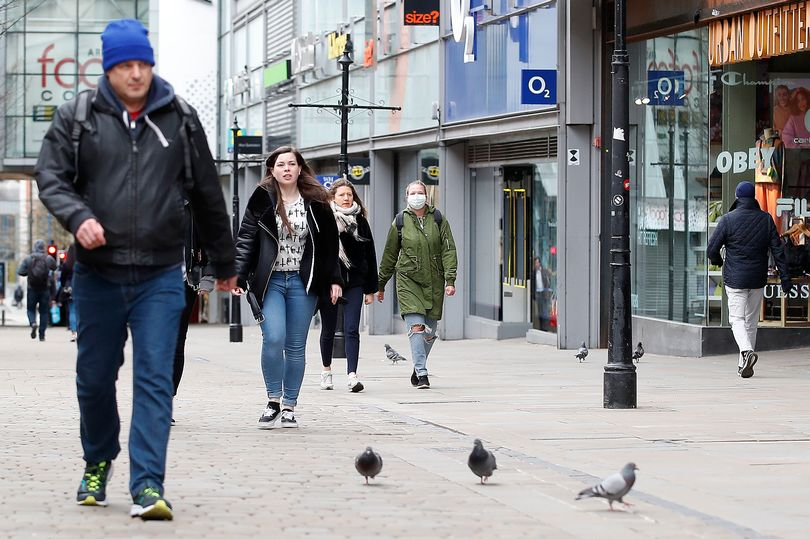
#> input picture photos/image12.jpg, 810 x 539 px
$ python face_count.py
#> lines starting #> are read from the running program, lines starting #| are printed output that depends on the picture; after the words box and inside, x2 and y2 are one past the last pixel; in counts of white or black regions, pixels touching at a corner belong together
import cv2

#upload tha face_haarcascade
face_Cascade = cv2.CascadeClassifier("assets/haarcascade_frontalface_default.xml")

#read the image
img = cv2.imread("photos/image12.jpg")
#> img is the input picture: shape (539, 810, 3); mean B, G, R 143.4, 140.7, 139.6

imgGray = cv2.cvtColor(img,cv2.COLOR_BGR2GRAY)
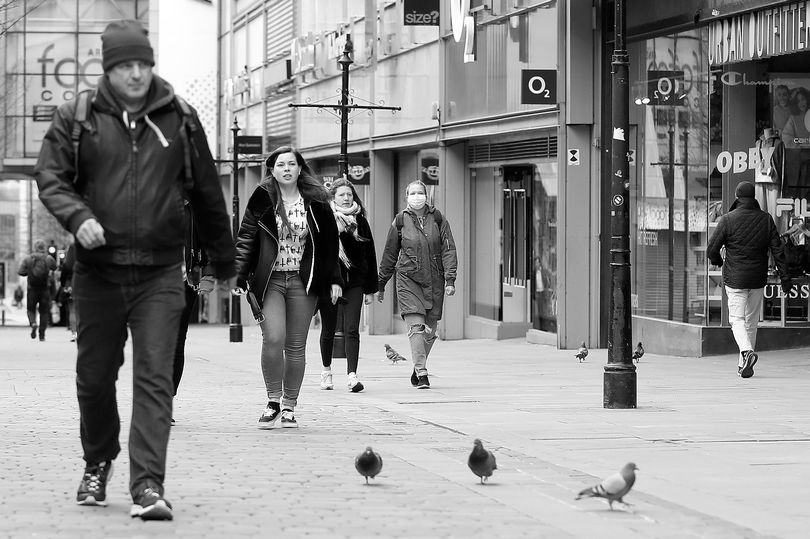
#> imgGray: shape (539, 810); min 0, max 255, mean 140.6

faces = face_Cascade.detectMultiScale(imgGray,1.1,3)
#> faces = [[271, 153, 31, 31], [404, 184, 26, 26], [332, 186, 25, 25], [110, 47, 51, 51]]

#faces count
face_count = len(faces)
#> face_count = 4


for (x,y,w,h) in faces:
    cv2.rectangle(img,(x,y),(x+w,y+h),(255,0,0),3)
    cv2.putText(img,"Faces:"+str(face_count),(20,50),0,2,(25,0,0),3)
#> this loop made 4 passes
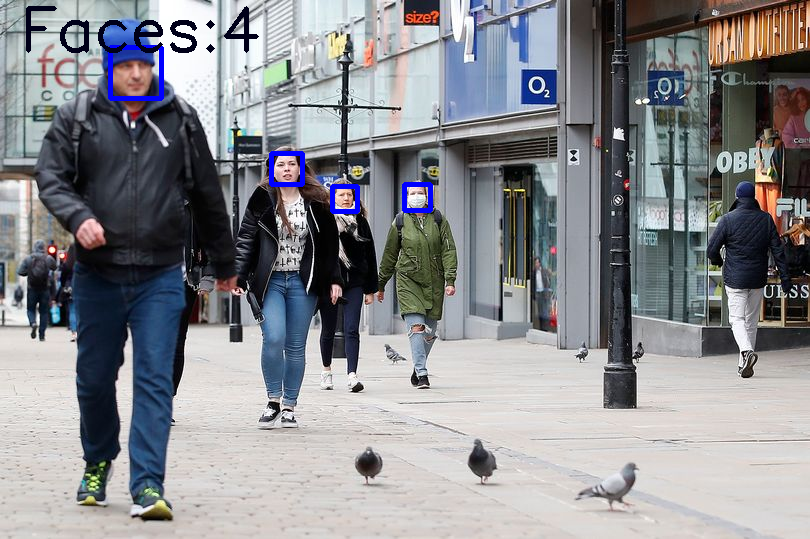
#> img: shape (539, 810, 3); 1.18% of pixels changed, all inside (x1, y1, x2, y2) = (26, 6, 433, 214)
cv2.imshow("face",img)
cv2.waitKey(0)
